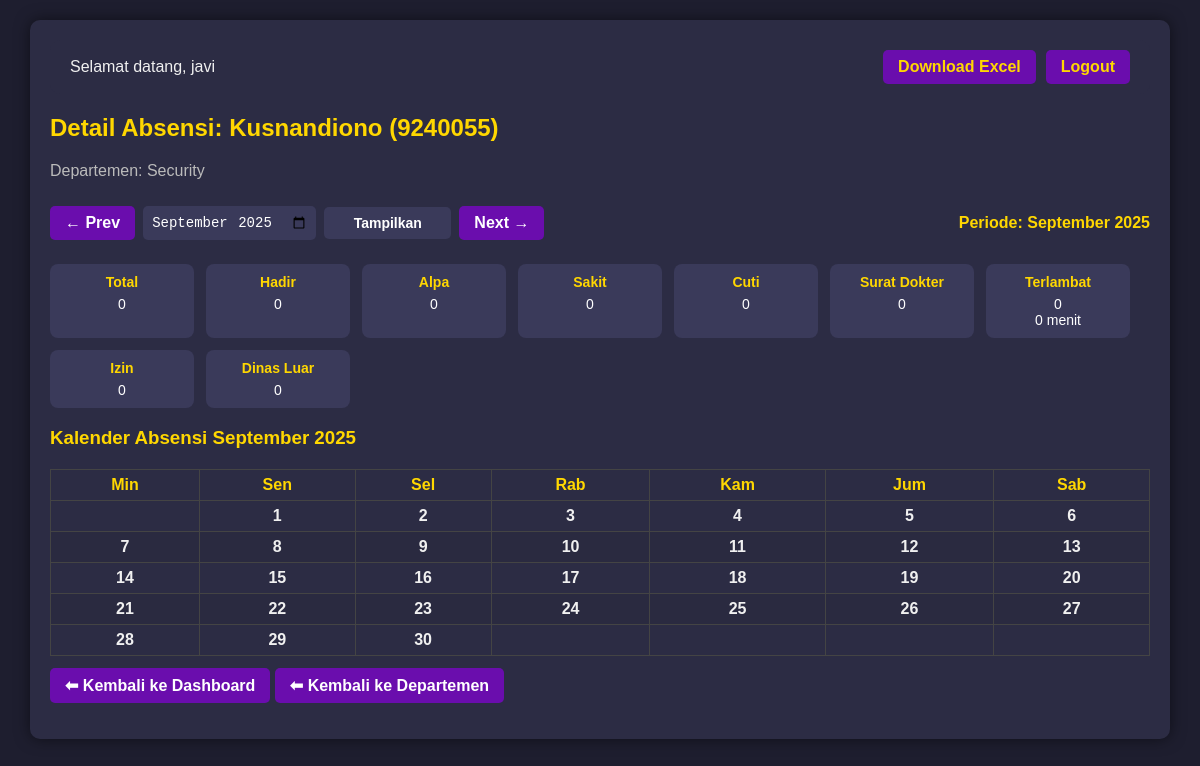
/detail_karyawan.php?id=230&bulan=2025-09 (signed in), run on the app's committed database.
### tables this page shows
CREATE TABLE `karyawan` (
  `id` int(11) NOT NULL,
  `nik` varchar(20) NOT NULL,
  `nama` varchar(100) NOT NULL,
  `departemen_id` int(11) NOT NULL
);

CREATE TABLE `departemen` (
  `id` int(11) NOT NULL,
  `nama_departemen` varchar(100) NOT NULL
);

### detail_karyawan.php (the view, shortened to what this page needs)
<?php
include "config/koneksi.php";
$karyawan_id = null;
if (isset($_GET['id']) && is_numeric($_GET['id'])) {
    $karyawan_id = (int) $_GET['id'];
} elseif (isset($_GET['nik']) && $_GET['nik'] !== '') {
    $nik = mysqli_real_escape_string($conn, $_GET['nik']);
    $q = mysqli_query($conn, "SELECT id FROM karyawan WHERE nik = '$nik' LIMIT 1");
    if ($q && mysqli_num_rows($q) > 0) {
        $karyawan_id = (int) mysqli_fetch_assoc($q)['id'];
    }
}
$kq = mysqli_query($conn, "
    SELECT k.*, d.nama_departemen
    FROM karyawan k
    LEFT JOIN departemen d ON k.departemen_id = d.id
    WHERE k.id = $karyawan_id
    LIMIT 1
");
$karyawan = mysqli_fetch_assoc($kq);
$filter_bulan = (isset($_GET['bulan']) && preg_match('/^\d{4}-\d{2}$/', $_GET['bulan'])) ? $_GET['bulan'] : date('Y-m');
$startDate = $filter_bulan . '-01';
$endDate = date('Y-m-t', strtotime($startDate));
$summary_q = mysqli_query($conn, "
    SELECT
      SUM(status = 'Hadir') AS hadir,
      SUM(status = 'Alpa') AS alpa,
      SUM(status = 'Sakit') AS sakit,
      SUM(status = 'Cuti') AS cuti,
      SUM(status = 'Surat Dokter') AS surat_dokter,
      SUM(status = 'Terlambat') AS terlambat,
      SUM(status = 'Izin Tanpa Bayar') AS izin_tanpa_bayar,
      SUM(status = 'Izin Dispensasi') AS izin_dispensasi,
      SUM(status = 'Izin Meninggalkan Tempat Kerja') AS izin_keluar,
      SUM(status = 'Dinas Luar') AS dinas_luar,
      SUM(CASE WHEN status='Terlambat' THEN menit_telat ELSE 0 END) AS total_menit_terlambat,
      COUNT(*) AS total
    FROM absensi
    WHERE karyawan_id = $karyawan_id
      AND tanggal BETWEEN '$startDate' AND '$endDate'
");
$summary = $summary_q ? mysqli_fetch_assoc($summary_q) : null;
?>
<!doctype html>
<html lang="id">
<head>
<link rel="stylesheet" href="assets/style.css">
</head>
<body>
<div class="container">
<div class="navbar" style="display: flex; justify-content: space-between; align-items: center;">
    <div>
        Selamat datang, <?= htmlspecialchars($_SESSION['nama'] ?? '') ?>
    </div>
    <div style="display: flex; gap: 10px;">
        <a href="export_karyawan_excel.php?karyawan_id=<?= $karyawan_id ?>" class="btn btn-success">Download Excel</a>
        <a href="logout.php" class="btn btn-danger">Logout</a>
    </div>
</div>
    <h2>Detail Absensi: <?= htmlspecialchars($karyawan['nama']) ?> (<?= htmlspecialchars($karyawan['nik']) ?>)</h2>
    <p style="color:#bbb">Departemen: <?= htmlspecialchars($karyawan['nama_departemen'] ?? '-') ?></p>
    <div class="filter-inline">
        <a class="btn" href="detail_karyawan.php?id=<?= $karyawan_id ?>&bulan=<?= date('Y-m', strtotime($startDate . ' -1 month')) ?>">&larr; Prev</a>
        <form method="GET" style="display:inline-flex;align-items:center;gap:8px;">
            <input type="month" name="bulan" value="<?= $filter_bulan ?>">
            <button class="btn" type="submit">Tampilkan</button>
        </form>
        <a class="btn" href="detail_karyawan.php?id=<?= $karyawan_id ?>&bulan=<?= date('Y-m', strtotime($startDate . ' +1 month')) ?>">Next &rarr;</a>
        <div style="margin-left:auto;color:#ffd700;font-weight:bold;">
            Periode: <?= date('F Y', strtotime($startDate)) ?>
        </div>
    </div>
    <div class="info-row">
        <div class="card"><h4>Total</h4><div class="small"><?= $summary['total'] ?? 0 ?></div></div>
        <div class="card"><h4>Hadir</h4><div class="small"><?= $summary['hadir'] ?? 0 ?></div></div>
        <div class="card"><h4>Alpa</h4><div class="small"><?= $summary['alpa'] ?? 0 ?></div></div>
        <div class="card"><h4>Sakit</h4><div class="small"><?= $summary['sakit'] ?? 0 ?></div></div>
        <div class="card"><h4>Cuti</h4><div class="small"><?= $summary['cuti'] ?? 0 ?></div></div>
        <div class="card"><h4>Surat Dokter</h4><div class="small"><?= $summary['surat_dokter'] ?? 0 ?></div></div>
        <div class="card"><h4>Terlambat</h4><div class="small">
            <?= $summary['terlambat'] ?? 0 ?><br>
            <?= $summary['total_menit_terlambat'] ?? 0 ?> menit
        </div></div>
        <div class="card"><h4>Izin</h4><div class="small"><?= ($summary['izin_tanpa_bayar']??0)+($summary['izin_dispensasi']??0)+($summary['izin_keluar']??0) ?></div></div>
        <div class="card"><h4>Dinas Luar</h4><div class="small"><?= $summary['dinas_luar'] ?? 0 ?></div></div>
    </div>
    <h3>Kalender Absensi <?= date('F Y', strtotime($startDate)) ?></h3>
    <table class="calendar">
        <thead>
            <tr>
                <th>Min</th><th>Sen</th><th>Sel</th><th>Rab</th><th>Kam</th><th>Jum</th><th>Sab</th>
            </tr>
        </thead>
        <tbody>
            <?php
            $dayCount = date('t', strtotime($startDate));
            $startDayOfWeek = date('w', strtotime($startDate));
            $currentDay = 1;
            $cells = 0;
            echo "<tr>";
            for ($i=0;$i<$startDayOfWeek;$i++) {
                echo "<td></td>";
                $cells++;
            }
            while ($currentDay <= $dayCount) {
            echo "<td><strong>$currentDay</strong>";
echo "</td>";
                $currentDay++;
                $cells++;
                if ($cells % 7 == 0) echo "</tr><tr>";
            }
            while ($cells % 7 != 0) {
                echo "<td></td>";
                $cells++;
            }
            echo "</tr>";
            ?>
        </tbody>
    </table>
    <p style="margin-top:12px;">
        <a href="dashboard.php" class="btn">⬅ Kembali ke Dashboard</a>
        <a href="detail_departemen.php?departemen_id=<?= (int)$karyawan['departemen_id'] ?>" class="btn">⬅ Kembali ke Departemen</a>
    </p>
</div>
</body>
</html>

### assets/style.css (style rules this page uses)
body { background-color: #1e1e2f; color: #f0f0f0; font-family: Arial, sans-serif; margin: 0; padding: 0; }
.container { max-width: 1200px; margin: 20px auto; padding: 20px; background-color: #2c2c44; border-radius: 10px; box-shadow: 0 0 15px rgba(0,0,0,0.5); }
h1, h2, h3 { color: #ffd700; }
a.btn, button { display: inline-block; padding: 8px 15px; background-color: #6a0dad; color: #fff; text-decoration: none; border-radius: 5px; font-weight: bold; cursor: pointer; }
form input, form select, form textarea, form button { display: block; width: 100%; margin: 10px 0; padding: 8px; border-radius: 5px; border: none; font-size: 14px; background-color: #3a3a5a; color: #fff; }
table { width: 100%; border-collapse: collapse; margin-top: 20px; }
table thead { background-color: #3a3a5a; }
table thead th { padding: 10px; color: #ffd700; text-align: left; }
table tbody tr { border-bottom: 1px solid #444; }
table tbody tr:nth-child(even) { background-color: #2a2a40; }
table tbody td { padding: 10px; }
.navbar { display: flex; justify-content: space-between; align-items: center; background-color: #2c2c44; padding: 10px 20px; border-radius: 10px; margin-bottom: 20px; }
.navbar a { color: #ffd700; text-decoration: none; font-weight: bold; }

### detail_karyawan.php (style rules this page uses)
.container { max-width: 1100px; }
.info-row { display:flex; gap:12px; flex-wrap:wrap; margin-bottom:16px; }
.card { background:#3a3a5a; padding:10px 12px; border-radius:8px; color:#fff; min-width:120px; text-align:center; }
.card h4 { margin:0 0 6px; color:#ffd700; font-size:14px; }
.small { font-size:14px; color:#fff; }
.filter-inline { display:flex; gap:8px; align-items:center; margin-bottom:14px; }
.filter-inline input[type="month"] { width:200px; }
.calendar { width:100%; border-collapse:collapse; }
.calendar th, .calendar td { border:1px solid #444; padding:6px; text-align:center; vertical-align:top; min-height:80px; }
.calendar th { background:#2c2c44; color:#ffd700; }

### data on the page
karyawan: nama "Kusnandiono", nik "9240055", departemen.nama_departemen "Security"

### other printed values
$_SESSION['nama'] "javi"
date('F Y', strtotime($startDate)) "September 2025"
$summary['total'] "0"
$summary['hadir'] "0"
$summary['alpa'] "0"
$summary['sakit'] "0"
$summary['cuti'] "0"
$summary['surat_dokter'] "0"
$summary['terlambat'] "0"
$summary['total_menit_terlambat'] "0"
$summary['dinas_luar'] "0"
